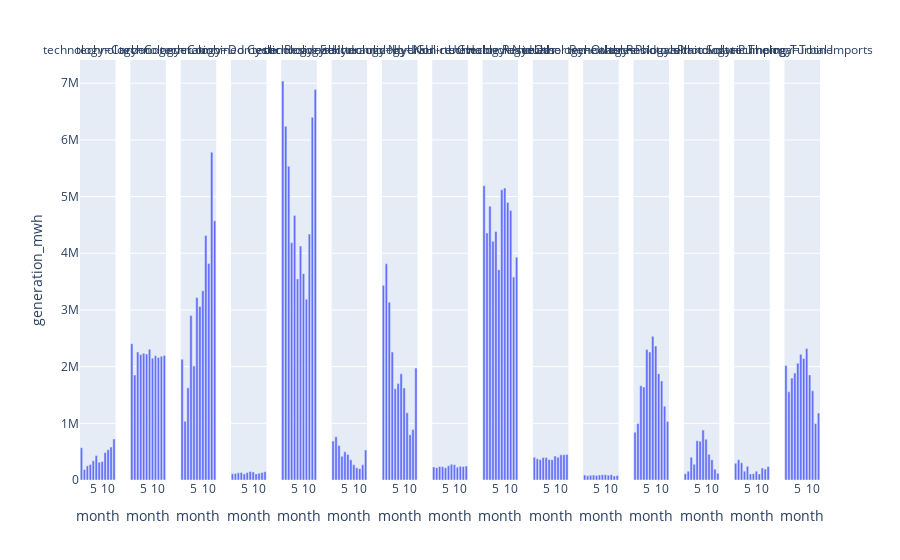

This figure's notebook cell:
### Markdown cell above
##### Differentiate each technology with a `facet_col`

### Code cell
px.bar(data_frame=dfres, x='month', y='generation_mwh', facet_col='technology')

### Figure 1 — Plotly figure (JSON) as saved in the notebook; plotly's stock layout.template omitted (floating-point values rounded to 4 significant figures)
{"data": [{"alignmentgroup": "True", "hovertemplate": "technology=Carbon<br>month=%{x}<br>generation_mwh=%{y}<extra></extra>", "legendgroup": "", "marker": {"color": "#636efa", "pattern": {"shape": ""}}, "name": "", "offsetgroup": "", "orientation": "v", "showlegend": false, "textposition": "auto", "type": "bar", "x": [1, 2, 3, 4, 5, 6, 7, 8, 9, 10, 11, 12], "xaxis": "x", "y": [569900.0, 186166, 250300.0, 275500.0, 338200.0, 433800.0, 311100.0, 327400.0, 484800.0, 534700.0, 580600.0, 724400.0], "yaxis": "y"}, {"alignmentgroup": "True", "hovertemplate": "technology=Cogeneration<br>month=%{x}<br>generation_mwh=%{y}<extra></extra>", "legendgroup": "", "marker": {"color": "#636efa", "pattern": {"shape": ""}}, "name": "", "offsetgroup": "", "orientation": "v", "showlegend": false, "textposition": "auto", "type": "bar", "x": [1, 2, 3, 4, 5, 6, 7, 8, 9, 10, 11, 12], "xaxis": "x2", "y": [2405000.0, 1852000.0, 2259000.0, 2212000.0, 2236000.0, 2222000.0, 2305000.0, 2149075, 2191000.0, 2161000.0, 2184000.0, 2196000.0], "yaxis": "y2"}, {"alignmentgroup": "True", "hovertemplate": "technology=Combined Cycle<br>month=%{x}<br>generation_mwh=%{y}<extra></extra>", "legendgroup": "", "marker": {"color": "#636efa", "pattern": {"shape": ""}}, "name": "", "offsetgroup": "", "orientation": "v", "showlegend": false, "textposition": "auto", "type": "bar", "x": [1, 2, 3, 4, 5, 6, 7, 8, 9, 10, 11, 12], "xaxis": "x3", "y": [2132000.0, 1036000.0, 1627000.0, 2901000.0, 2011000.0, 3219000.0, 3063000.0, 3339000.0, 4314000.0, 3821000.0, 5783000.0, 4572000.0], "yaxis": "y3"}, {"alignmentgroup": "True", "hovertemplate": "technology=Domestic Residuals<br>month=%{x}<br>generation_mwh=%{y}<extra></extra>", "legendgroup": "", "marker": {"color": "#636efa", "pattern": {"shape": ""}}, "name": "", "offsetgroup": "", "orientation": "v", "showlegend": false, "textposition": "auto", "type": "bar", "x": [1, 2, 3, 4, 5, 6, 7, 8, 9, 10, 11, 12], "xaxis": "x4", "y": [109129, 114300.0, 125800.0, 132300.0, 107400.0, 131200.0, 150100.0, 141900.0, 107800.0, 120200.0, 132200.0, 146800.0], "yaxis": "y4"}, {"alignmentgroup": "True", "hovertemplate": "technology=Eolic<br>month=%{x}<br>generation_mwh=%{y}<extra></extra>", "legendgroup": "", "marker": {"color": "#636efa", "pattern": {"shape": ""}}, "name": "", "offsetgroup": "", "orientation": "v", "showlegend": false, "textposition": "auto", "type": "bar", "x": [1, 2, 3, 4, 5, 6, 7, 8, 9, 10, 11, 12], "xaxis": "x5", "y": [7039018, 6241000.0, 5535000.0, 4187000.0, 4668000.0, 3548000.0, 4128000.0, 3640000.0, 3190000.0, 4339000.0, 6398000.0, 6887000.0], "yaxis": "y5"}, {"alignmentgroup": "True", "hovertemplate": "technology=Hydraulic No UGH<br>month=%{x}<br>generation_mwh=%{y}<extra></extra>", "legendgroup": "", "marker": {"color": "#636efa", "pattern": {"shape": ""}}, "name": "", "offsetgroup": "", "orientation": "v", "showlegend": false, "textposition": "auto", "type": "bar", "x": [1, 2, 3, 4, 5, 6, 7, 8, 9, 10, 11, 12], "xaxis": "x6", "y": [688200.0, 762889, 609500.0, 416900.0, 498600.0, 450600.0, 356000.0, 267600.0, 214600.0, 199200.0, 267500.0, 528200.0], "yaxis": "y6"}, {"alignmentgroup": "True", "hovertemplate": "technology=Hydraulic UGH<br>month=%{x}<br>generation_mwh=%{y}<extra></extra>", "legendgroup": "", "marker": {"color": "#636efa", "pattern": {"shape": ""}}, "name": "", "offsetgroup": "", "orientation": "v", "showlegend": false, "textposition": "auto", "type": "bar", "x": [1, 2, 3, 4, 5, 6, 7, 8, 9, 10, 11, 12], "xaxis": "x7", "y": [3434033, 3814000.0, 3135000.0, 2257000.0, 1610000.0, 1701000.0, 1872000.0, 1624000.0, 1184000.0, 797000.0, 890800.0, 1975000.0], "yaxis": "y7"}, {"alignmentgroup": "True", "hovertemplate": "technology=Non-renewable Residuals<br>month=%{x}<br>generation_mwh=%{y}<extra></extra>", "legendgroup": "", "marker": {"color": "#636efa", "pattern": {"shape": ""}}, "name": "", "offsetgroup": "", "orientation": "v", "showlegend": false, "textposition": "auto", "type": "bar", "x": [1, 2, 3, 4, 5, 6, 7, 8, 9, 10, 11, 12], "xaxis": "x8", "y": [230300.0, 217500.0, 238300.0, 234489, 218000.0, 249700.0, 276200.0, 270200.0, 226400.0, 241800.0, 237400.0, 245200.0], "yaxis": "y8"}, {"alignmentgroup": "True", "hovertemplate": "technology=Nuclear<br>month=%{x}<br>generation_mwh=%{y}<extra></extra>", "legendgroup": "", "marker": {"color": "#636efa", "pattern": {"shape": ""}}, "name": "", "offsetgroup": "", "orientation": "v", "showlegend": false, "textposition": "auto", "type": "bar", "x": [1, 2, 3, 4, 5, 6, 7, 8, 9, 10, 11, 12], "xaxis": "x9", "y": [5191000.0, 4358000.0, 4831000.0, 4211000.0, 4386000.0, 3711000.0, 5120000.0, 5153000.0, 4897000.0, 4755000.0, 3580000.0, 3931824], "yaxis": "y9"}, {"alignmentgroup": "True", "hovertemplate": "technology=Other Renewables<br>month=%{x}<br>generation_mwh=%{y}<extra></extra>", "legendgroup": "", "marker": {"color": "#636efa", "pattern": {"shape": ""}}, "name": "", "offsetgroup": "", "orientation": "v", "showlegend": false, "textposition": "auto", "type": "bar", "x": [1, 2, 3, 4, 5, 6, 7, 8, 9, 10, 11, 12], "xaxis": "x10", "y": [401100.0, 373200.0, 362600.0, 396100.0, 394800.0, 362100.0, 357300.0, 423200.0, 402900.0, 443900.0, 444400.0, 449300.0], "yaxis": "y10"}, {"alignmentgroup": "True", "hovertemplate": "technology=Other Residuals<br>month=%{x}<br>generation_mwh=%{y}<extra></extra>", "legendgroup": "", "marker": {"color": "#636efa", "pattern": {"shape": ""}}, "name": "", "offsetgroup": "", "orientation": "v", "showlegend": false, "textposition": "auto", "type": "bar", "x": [1, 2, 3, 4, 5, 6, 7, 8, 9, 10, 11, 12], "xaxis": "x11", "y": [87550.0, 73760.0, 83340.0, 86320.0, 80900.0, 89920.0, 92030.0, 94340.0, 85690.0, 93810.0, 72330.0, 79790.0], "yaxis": "y11"}, {"alignmentgroup": "True", "hovertemplate": "technology=Photovoltaic Solar<br>month=%{x}<br>generation_mwh=%{y}<extra></extra>", "legendgroup": "", "marker": {"color": "#636efa", "pattern": {"shape": ""}}, "name": "", "offsetgroup": "", "orientation": "v", "showlegend": false, "textposition": "auto", "type": "bar", "x": [1, 2, 3, 4, 5, 6, 7, 8, 9, 10, 11, 12], "xaxis": "x12", "y": [843900.0, 997700.0, 1663000.0, 1639621, 2303000.0, 2259000.0, 2534000.0, 2363000.0, 1876000.0, 1748000.0, 1303000.0, 1031000.0], "yaxis": "y12"}, {"alignmentgroup": "True", "hovertemplate": "technology=Photovoltaic Thermal<br>month=%{x}<br>generation_mwh=%{y}<extra></extra>", "legendgroup": "", "marker": {"color": "#636efa", "pattern": {"shape": ""}}, "name": "", "offsetgroup": "", "orientation": "v", "showlegend": false, "textposition": "auto", "type": "bar", "x": [1, 2, 3, 4, 5, 6, 7, 8, 9, 10, 11, 12], "xaxis": "x13", "y": [111900.0, 154600.0, 400900.0, 277200.0, 693300.0, 685200.0, 880800.0, 721100.0, 453500.0, 356200.0, 190083, 117400.0], "yaxis": "y13"}, {"alignmentgroup": "True", "hovertemplate": "technology=Pumping Turbine<br>month=%{x}<br>generation_mwh=%{y}<extra></extra>", "legendgroup": "", "marker": {"color": "#636efa", "pattern": {"shape": ""}}, "name": "", "offsetgroup": "", "orientation": "v", "showlegend": false, "textposition": "auto", "type": "bar", "x": [1, 2, 3, 4, 5, 6, 7, 8, 9, 10, 11, 12], "xaxis": "x14", "y": [293700.0, 357700.0, 302400.0, 155800.0, 241400.0, 107000.0, 112000.0, 156500.0, 106930, 210600.0, 192400.0, 239000.0], "yaxis": "y14"}, {"alignmentgroup": "True", "hovertemplate": "technology=Total Imports<br>month=%{x}<br>generation_mwh=%{y}<extra></extra>", "legendgroup": "", "marker": {"color": "#636efa", "pattern": {"shape": ""}}, "name": "", "offsetgroup": "", "orientation": "v", "showlegend": false, "textposition": "auto", "type": "bar", "x": [1, 2, 3, 4, 5, 6, 7, 8, 9, 10, 11, 12], "xaxis": "x15", "y": [2019000.0, 1555000.0, 1797000.0, 1886000.0, 2062000.0, 2218000.0, 2145289, 2318000.0, 1855000.0, 1573000.0, 995200.0, 1180000.0], "yaxis": "y15"}], "layout": {"annotations": [{"font": {}, "showarrow": false, "text": "technology=Carbon", "x": 0.024, "xanchor": "center", "xref": "paper", "y": 1, "yanchor": "bottom", "yref": "paper"}, {"font": {}, "showarrow": false, "text": "technology=Cogeneration", "x": 0.092, "xanchor": "center", "xref": "paper", "y": 1, "yanchor": "bottom", "yref": "paper"}, {"font": {}, "showarrow": false, "text": "technology=Combined Cycle", "x": 0.16, "xanchor": "center", "xref": "paper", "y": 1, "yanchor": "bottom", "yref": "paper"}, {"font": {}, "showarrow": false, "text": "technology=Domestic Residuals", "x": 0.228, "xanchor": "center", "xref": "paper", "y": 1, "yanchor": "bottom", "yref": "paper"}, {"font": {}, "showarrow": false, "text": "technology=Eolic", "x": 0.296, "xanchor": "center", "xref": "paper", "y": 1, "yanchor": "bottom", "yref": "paper"}, {"font": {}, "showarrow": false, "text": "technology=Hydraulic No UGH", "x": 0.364, "xanchor": "center", "xref": "paper", "y": 1, "yanchor": "bottom", "yref": "paper"}, {"font": {}, "showarrow": false, "text": "technology=Hydraulic UGH", "x": 0.432, "xanchor": "center", "xref": "paper", "y": 1, "yanchor": "bottom", "yref": "paper"}, {"font": {}, "showarrow": false, "text": "technology=Non-renewable Residuals", "x": 0.5, "xanchor": "center", "xref": "paper", "y": 1, "yanchor": "bottom", "yref": "paper"}, {"font": {}, "showarrow": false, "text": "technology=Nuclear", "x": 0.568, "xanchor": "center", "xref": "paper", "y": 1, "yanchor": "bottom", "yref": "paper"}, {"font": {}, "showarrow": false, "text": "technology=Other Renewables", "x": 0.636, "xanchor": "center", "xref": "paper", "y": 1, "yanchor": "bottom", "yref": "paper"}, {"font": {}, "showarrow": false, "text": "technology=Other Residuals", "x": 0.704, "xanchor": "center", "xref": "paper", "y": 1, "yanchor": "bottom", "yref": "paper"}, {"font": {}, "showarrow": false, "text": "technology=Photovoltaic Solar", "x": 0.772, "xanchor": "center", "xref": "paper", "y": 1, "yanchor": "bottom", "yref": "paper"}, {"font": {}, "showarrow": false, "text": "technology=Photovoltaic Thermal", "x": 0.84, "xanchor": "center", "xref": "paper", "y": 1, "yanchor": "bottom", "yref": "paper"}, {"font": {}, "showarrow": false, "text": "technology=Pumping Turbine", "x": 0.908, "xanchor": "center", "xref": "paper", "y": 1, "yanchor": "bottom", "yref": "paper"}, {"font": {}, "showarrow": false, "text": "technology=Total Imports", "x": 0.976, "xanchor": "center", "xref": "paper", "y": 1, "yanchor": "bottom", "yref": "paper"}], "autosize": true, "barmode": "relative", "legend": {"tracegroupgap": 0}, "margin": {"t": 60}, "xaxis": {"anchor": "y", "autorange": true, "domain": [0, 0.048], "range": [0.5, 12.5], "title": {"text": "month"}, "type": "linear"}, "xaxis10": {"anchor": "y10", "autorange": true, "domain": [0.612, 0.66], "matches": "x", "range": [0.5, 12.5], "title": {"text": "month"}, "type": "linear"}, "xaxis11": {"anchor": "y11", "autorange": true, "domain": [0.68, 0.728], "matches": "x", "range": [0.5, 12.5], "title": {"text": "month"}, "type": "linear"}, "xaxis12": {"anchor": "y12", "autorange": true, "domain": [0.748, 0.796], "matches": "x", "range": [0.5, 12.5], "title": {"text": "month"}, "type": "linear"}, "xaxis13": {"anchor": "y13", "autorange": true, "domain": [0.816, 0.864], "matches": "x", "range": [0.5, 12.5], "title": {"text": "month"}, "type": "linear"}, "xaxis14": {"anchor": "y14", "autorange": true, "domain": [0.884, 0.932], "matches": "x", "range": [0.5, 12.5], "title": {"text": "month"}, "type": "linear"}, "xaxis15": {"anchor": "y15", "autorange": true, "domain": [0.952, 1], "matches": "x", "range": [0.5, 12.5], "title": {"text": "month"}, "type": "linear"}, "xaxis2": {"anchor": "y2", "autorange": true, "domain": [0.068, 0.116], "matches": "x", "range": [0.5, 12.5], "title": {"text": "month"}, "type": "linear"}, "xaxis3": {"anchor": "y3", "autorange": true, "domain": [0.136, 0.184], "matches": "x", "range": [0.5, 12.5], "title": {"text": "month"}, "type": "linear"}, "xaxis4": {"anchor": "y4", "autorange": true, "domain": [0.204, 0.252], "matches": "x", "range": [0.5, 12.5], "title": {"text": "month"}, "type": "linear"}, "xaxis5": {"anchor": "y5", "autorange": true, "domain": [0.272, 0.32], "matches": "x", "range": [0.5, 12.5], "title": {"text": "month"}, "type": "linear"}, "xaxis6": {"anchor": "y6", "autorange": true, "domain": [0.34, 0.388], "matches": "x", "range": [0.5, 12.5], "title": {"text": "month"}, "type": "linear"}, "xaxis7": {"anchor": "y7", "autorange": true, "domain": [0.408, 0.456], "matches": "x", "range": [0.5, 12.5], "title": {"text": "month"}, "type": "linear"}, "xaxis8": {"anchor": "y8", "autorange": true, "domain": [0.476, 0.524], "matches": "x", "range": [0.5, 12.5], "title": {"text": "month"}, "type": "linear"}, "xaxis9": {"anchor": "y9", "autorange": true, "domain": [0.544, 0.592], "matches": "x", "range": [0.5, 12.5], "title": {"text": "month"}, "type": "linear"}, "yaxis": {"anchor": "x", "autorange": true, "domain": [0, 1], "range": [0, 7409000.0], "title": {"text": "generation_mwh"}, "type": "linear"}, "yaxis10": {"anchor": "x10", "autorange": true, "domain": [0, 1], "matches": "y", "range": [0, 7409000.0], "showticklabels": false, "type": "linear"}, "yaxis11": {"anchor": "x11", "autorange": true, "domain": [0, 1], "matches": "y", "range": [0, 7409000.0], "showticklabels": false, "type": "linear"}, "yaxis12": {"anchor": "x12", "autorange": true, "domain": [0, 1], "matches": "y", "range": [0, 7409000.0], "showticklabels": false, "type": "linear"}, "yaxis13": {"anchor": "x13", "autorange": true, "domain": [0, 1], "matches": "y", "range": [0, 7409000.0], "showticklabels": false, "type": "linear"}, "yaxis14": {"anchor": "x14", "autorange": true, "domain": [0, 1], "matches": "y", "range": [0, 7409000.0], "showticklabels": false, "type": "linear"}, "yaxis15": {"anchor": "x15", "autorange": true, "domain": [0, 1], "matches": "y", "range": [0, 7409000.0], "showticklabels": false, "type": "linear"}, "yaxis2": {"anchor": "x2", "autorange": true, "domain": [0, 1], "matches": "y", "range": [0, 7409000.0], "showticklabels": false, "type": "linear"}, "yaxis3": {"anchor": "x3", "autorange": true, "domain": [0, 1], "matches": "y", "range": [0, 7409000.0], "showticklabels": false, "type": "linear"}, "yaxis4": {"anchor": "x4", "autorange": true, "domain": [0, 1], "matches": "y", "range": [0, 7409000.0], "showticklabels": false, "type": "linear"}, "yaxis5": {"anchor": "x5", "autorange": true, "domain": [0, 1], "matches": "y", "range": [0, 7409000.0], "showticklabels": false, "type": "linear"}, "yaxis6": {"anchor": "x6", "autorange": true, "domain": [0, 1], "matches": "y", "range": [0, 7409000.0], "showticklabels": false, "type": "linear"}, "yaxis7": {"anchor": "x7", "autorange": true, "domain": [0, 1], "matches": "y", "range": [0, 7409000.0], "showticklabels": false, "type": "linear"}, "yaxis8": {"anchor": "x8", "autorange": true, "domain": [0, 1], "matches": "y", "range": [0, 7409000.0], "showticklabels": false, "type": "linear"}, "yaxis9": {"anchor": "x9", "autorange": true, "domain": [0, 1], "matches": "y", "range": [0, 7409000.0], "showticklabels": false, "type": "linear"}}}
